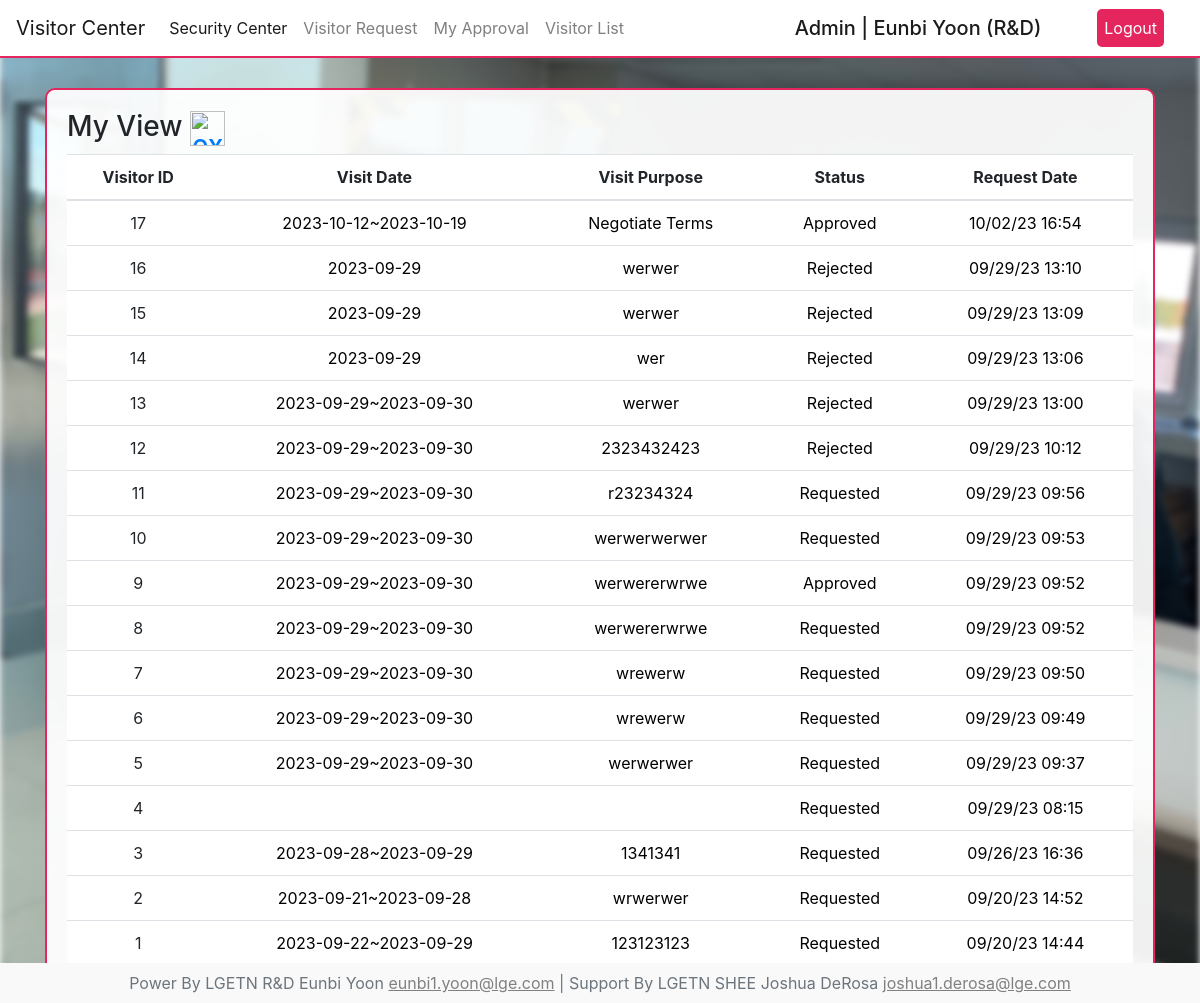
Screenshot of /security/visitor/my (signed in) with the database file from the repository.
### user/models.py (models this page shows, shortened)
class CustomUser(AbstractUser):
    first_name=models.CharField(max_length=30)
    last_name=models.CharField(max_length=30)
    team_at=models.ForeignKey(Team, on_delete=models.SET_NULL, null=True)
    email=models.EmailField(
        unique=True,
        validators=[
            RegexValidator(
                regex=r'^[a-zA-Z0-9._%+-]+@lge\.com$',
                message='Email address must end with lge.com'
            )
        ]
    )
    myday_credit=models.IntegerField(null=True, blank=True, default=1)

class Team(models.Model):
    team_name=models.CharField(max_length=50)
    team_manager=models.CharField(max_length=50)
    manager_email=models.EmailField(
        unique=True,
        validators=[
            RegexValidator(
                regex=r'^[a-zA-Z0-9._%+-]+@lge\.com$',
                message='Email address must end with lge.com'
            )
    ])
    def __str__(self):
        return self.team_name

### visitor/models.py (models this page shows)
class VisitorData(models.Model):
    visitor_name=models.CharField(max_length=255, null=False, blank=False)
    visitor_company=models.CharField(max_length=255, null=False, blank=False)
    start_date=models.CharField(max_length=100, null=False, blank=False)
    end_date=models.CharField(max_length=100, null=True, blank=True)
    visitor_purpose=models.TextField(null=False, blank=False)
    bring_laptop=models.CharField(max_length=255, null=False, blank=False)
    pic_contact=models.CharField(max_length=255, null=True, blank=True)
    register_at=models.DateTimeField(auto_now_add=True)
    remark=models.TextField(null=True, blank=True)
    check_in=models.DateTimeField(null=True, blank=True)
    check_out=models.DateTimeField(null=True, blank=True)
    user=models.ForeignKey(CustomUser, on_delete=models.CASCADE)
    approval_status=models.CharField(max_length=20, default='Requested')

### visitor/views.py (the view)
# urls.py: path('my',VmyView,name='Vmy_url'),
@login_required
def VmyView(request):
    try:
        visitor_mylist=VisitorData.objects.filter(user=request.user).order_by('-id')
        context={
            'visitor_mylist':visitor_mylist
        }
        return render(request, 'visitor_my.html', context)
    except:
        return render(request, 'visitor_my.html')

### visitor/templates/visitor_my.html (shortened to what this page needs)
{% extends 'visitor_base.html' %}
{% block container %}
{% load static %}
<link rel="stylesheet" href="https://cdn.datatables.net/1.13.6/css/jquery.dataTables.min.css">
<div class="View text-center">
  <h3 class="list-title text-left">My View <a href="{% url 'Vmyexcel_url' %}" class="center"><img width="35" height="35" src="https://img.icons8.com/material-outlined/35/f94040/export-excel.png" alt="export-excel"/></a></h3>
  <table class="table text-center" id="dataTable">
    <thead>
      <tr>
        <th class="text-center">Visitor ID</th>
        <th class="text-center">Visit Date</th>
        <th class="text-center">Visit Purpose</th>
        <th class="text-center">Status</th>
        <th class="text-center">Request Date</th>
      </tr>
    </thead>
    <tbody>
      {% for visitor in visitor_mylist %}
        <tr>
          <td>{{ visitor.id }}</td>
          <td><a href="{% url 'Vdetail_url' visitor.id %}">{{ visitor.start_date }}{% if visitor.end_date %}~{{ visitor.end_date }}{% endif %}</a></td>
          <td><a href="{% url 'Vdetail_url' visitor.id %}">{{ visitor.visitor_purpose|slice:"60" }}</a></td>
          <td><a href="{% url 'Vdetail_url' visitor.id %}">{{ visitor.approval_status }}</a></td>
          <td><a href="{% url 'Vdetail_url' visitor.id %}">{{ visitor.register_at|date:"m/d/y H:i" }}</a></td>
        </tr>
      {% endfor %}
    </tbody>
  </table>
</div>
{% endblock %}

### visitor/templates/visitor_base.html (shortened to what this page needs)
<div class="visitor-background">
  {% extends 'base.html' %}
  {% block nav %}
    {% load static %}
    <link rel="stylesheet" href="{% static 'css/visitor4.css' %}">
    <nav class="navbar navbar-expand-lg navbar-light">
      <a class="navbar-brand" href="{% url 'Vhome_url' %}">Visitor Center</a>
      <div class="collapse navbar-collapse" id="navbarColor02">
        <ul class="navbar-nav mr-auto">
          <li class="nav-item active">
            <a class="nav-link" href="{% url 'securityhome_url' %}">Security Center</a>
          </li>
          <li class="nav-item">
            <a class="nav-link" href="{% url 'Vregister_url' %}">Visitor Request</a>
          </li>
          <li class="nav-item">
            <a class="nav-link" href="{% url 'Vmy_url' %}">My Approval</a>
          </li>
          <li class="nav-item">
            <a class="nav-link" href="{% url 'Vlist_url' %}">Visitor List</a>
          </li>
        </ul>
        <form class="form-inline" style="margin:0;">
          {% if user.is_authenticated %}
            {% if user.is_superuser %}
              <h5 style="color:white; margin:0 20px 0 30px; border:1px solid white; border-radius: 5px; padding:5px">Admin | {{user.first_name }} {{user.last_name}} ({{user.team_at}})</h5>
              <a class="top-banner" href="{% url 'logout_url' %}">Logout</a>
            {% else %}
              <h5 style="color:white; margin:0 20px 0 30px; border:1px solid white; border-radius: 5px; padding:5px">User | {{user.first_name }} {{user.last_name}} ({{user.team_at}})</h5>
              <a class="top-banner" href="{% url 'logout_url' %}">Logout</a>
            {% endif %}
          {% else %}
            <h5 style="color:white; margin:0">Login Here</h5>
            <a class="top-banner" href="{% url 'login_url' %}">Login</a>
          {% endif %}
        </form>
      </div>
    </nav>
  {% endblock %}

### static/css/visitor4.css (style rules this page uses)
#dataTable { width: 100% !important; }
.top-banner { color:white !important; margin:0 20px 0 30px; background-color:#E5255E; border-radius: 5px; padding:5px; border:2px solid #E5255E; }
.visitor-background { z-index:1; position: relative; padding:0; height: 100%; }
.visitor-background::before { content:""; background-size: cover; background-image: url('../../static/image/visitor.PNG'); filter:blur(3px); position:fixed; z-index:-1; width: 100%; height: 100%; top:0; left:0; }
nav { border-bottom:2px solid #E5255E !important; background-color: white; }
nav form a { color: #1b1b1b !important; margin:0 20px 0 30px; border:1px solid white; border-radius: 5px; padding:5px }
nav h5 { text-transform: capitalize; color: #1b1b1b !important; margin:0 }
.View { background-color: rgba(255, 255, 255, 0.932); margin-top:30px; border-radius: 10px; padding:20px; border: 2px solid #E5255E; }
#dataTable { background-color: white; }
#dataTable a { color:black }

### rows the page displays
CustomUser: first_name "Eunbi", last_name "Yoon", team_at "R&D"
VisitorData: id "17", start_date "2023-10-12", end_date "2023-10-19", visitor_purpose "Negotiate Terms", approval_status "Approved", register_at "10/02/23 16:54"
VisitorData: id "16", start_date "2023-09-29", visitor_purpose "werwer", approval_status "Rejected", register_at "09/29/23 13:10"
VisitorData: id "15", start_date "2023-09-29", visitor_purpose "werwer", approval_status "Rejected", register_at "09/29/23 13:09"
VisitorData: id "14", start_date "2023-09-29", visitor_purpose "wer", approval_status "Rejected", register_at "09/29/23 13:06"
VisitorData: id "13", start_date "2023-09-29", end_date "2023-09-30", visitor_purpose "werwer", approval_status "Rejected", register_at "09/29/23 13:00"
VisitorData: id "12", start_date "2023-09-29", end_date "2023-09-30", visitor_purpose "2323432423", approval_status "Rejected", register_at "09/29/23 10:12"
VisitorData: id "11", start_date "2023-09-29", end_date "2023-09-30", visitor_purpose "r23234324", approval_status "Requested", register_at "09/29/23 09:56"
VisitorData: id "10", start_date "2023-09-29", end_date "2023-09-30", visitor_purpose "werwerwerwer", approval_status "Requested", register_at "09/29/23 09:53"
VisitorData: id "9", start_date "2023-09-29", end_date "2023-09-30", visitor_purpose "werwererwrwe", approval_status "Approved", register_at "09/29/23 09:52"
VisitorData: id "8", start_date "2023-09-29", end_date "2023-09-30", visitor_purpose "werwererwrwe", approval_status "Requested", register_at "09/29/23 09:52"
VisitorData: id "7", start_date "2023-09-29", end_date "2023-09-30", visitor_purpose "wrewerw", approval_status "Requested", register_at "09/29/23 09:50"
VisitorData: id "6", start_date "2023-09-29", end_date "2023-09-30", visitor_purpose "wrewerw", approval_status "Requested", register_at "09/29/23 09:49"
VisitorData: id "5", start_date "2023-09-29", end_date "2023-09-30", visitor_purpose "werwerwer", approval_status "Requested", register_at "09/29/23 09:37"
VisitorData: id "4", approval_status "Requested", register_at "09/29/23 08:15"
VisitorData: id "3", start_date "2023-09-28", end_date "2023-09-29", visitor_purpose "1341341", approval_status "Requested", register_at "09/26/23 16:36"
VisitorData: id "2", start_date "2023-09-21", end_date "2023-09-28", visitor_purpose "wrwerwer", approval_status "Requested", register_at "09/20/23 14:52"
VisitorData: id "1", start_date "2023-09-22", end_date "2023-09-29", visitor_purpose "123123123", approval_status "Requested", register_at "09/20/23 14:44"
